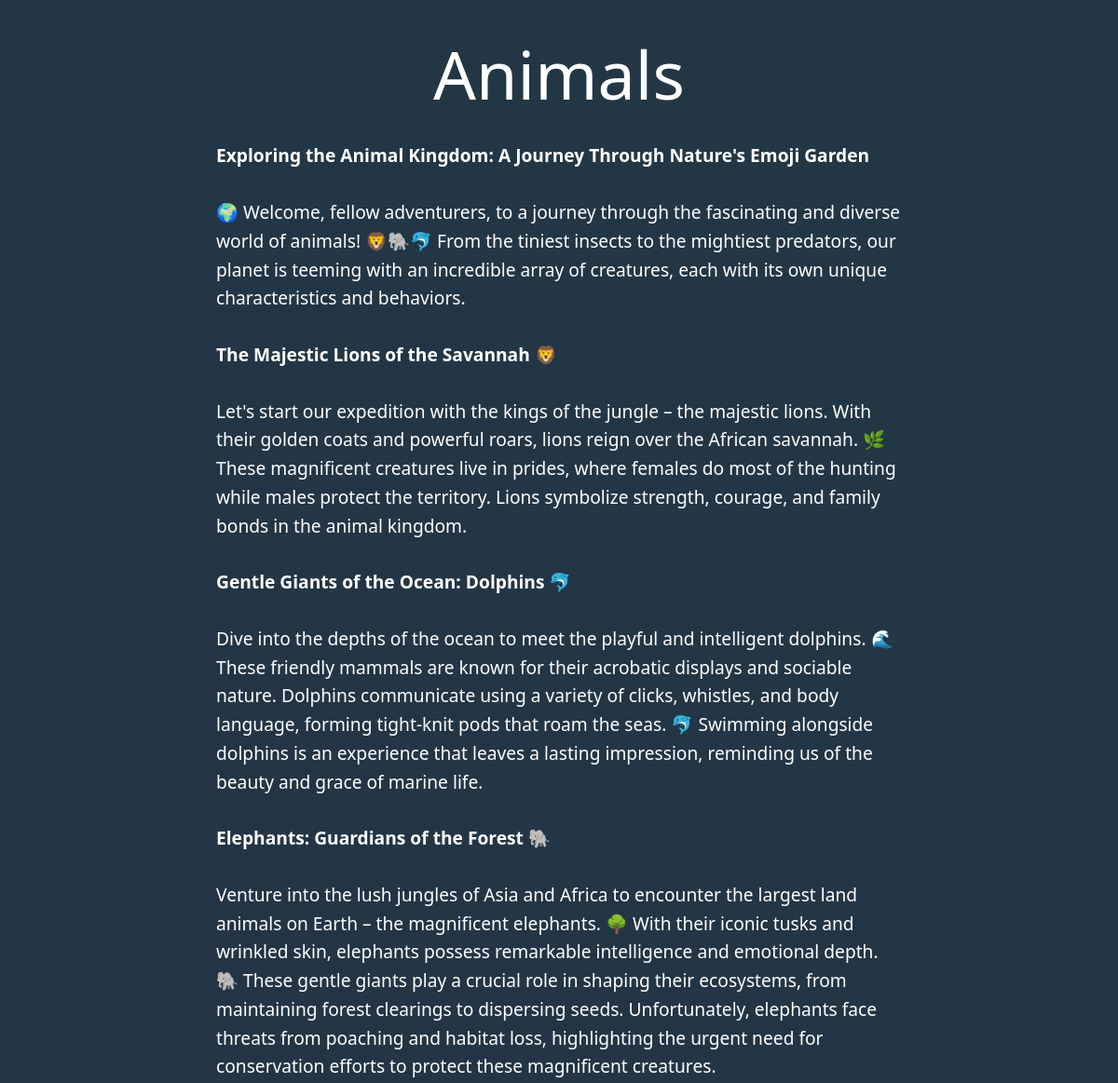
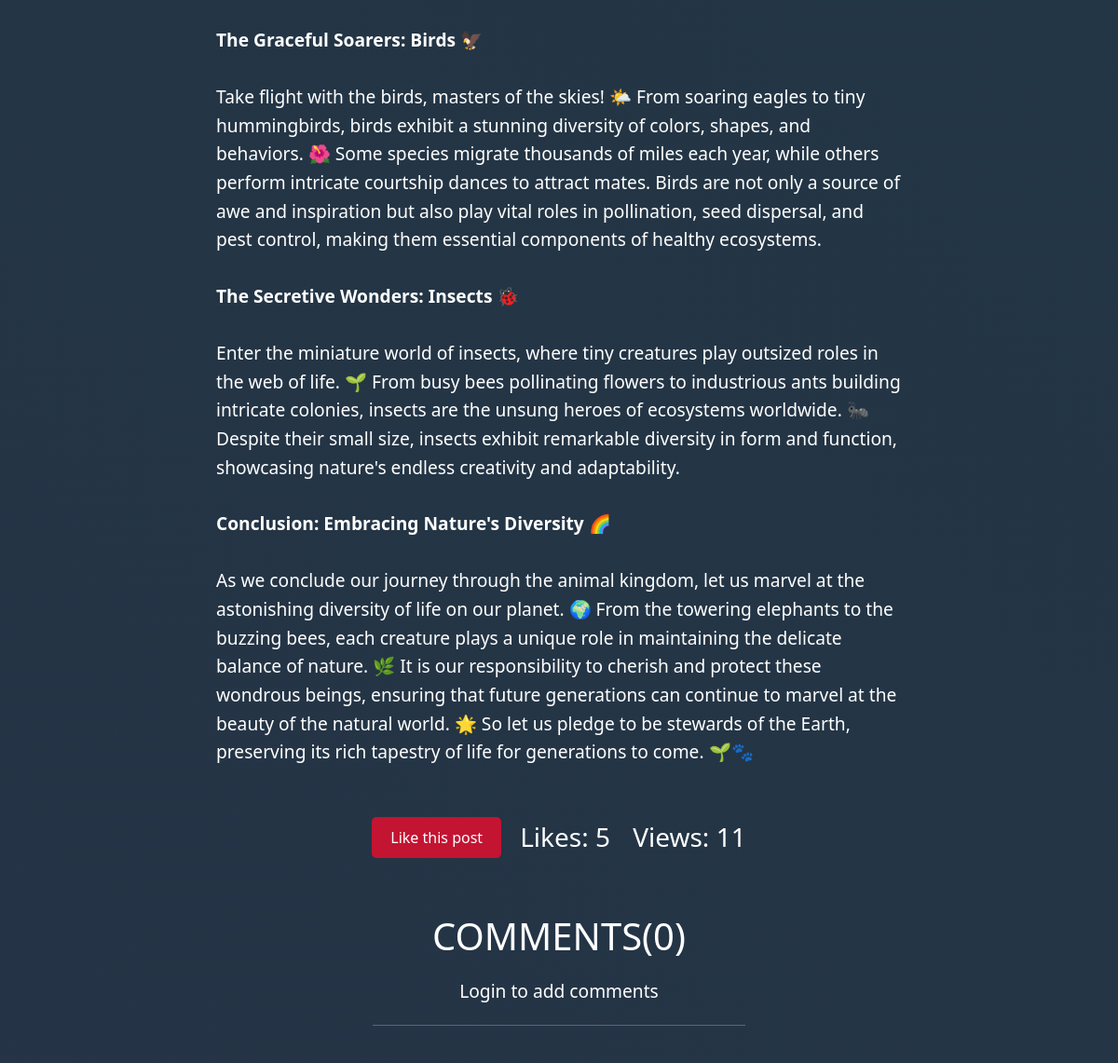
/blog_details/1/comment/, run on the app's committed database (2 pictures, top to bottom).
### myblogs/models.py (models this page shows, shortened)
class blog_post(models.Model):
    blog_name =models.CharField(max_length=100)
    cover_img=models.ImageField(upload_to='images/')
    blog_description=RichTextField(blank=True)
    blog_cat=models.ForeignKey(blog_category,on_delete=models.CASCADE)
    like_count=models.IntegerField(default=0, null=True)
    view_count=models.IntegerField(default=0, null=True)

class blog_category(models.Model):
    blog_cat = models.CharField(max_length=60,unique=True)
    blogcat_img = models.ImageField(upload_to='images/')
    blogcat_description=models.CharField(max_length=200)
    def __str__(self):
        return self.blog_cat

### myblogs/views.py (the view)
# urls.py: path('blog_details/<int:blog_id>/comment/', views.blog_details, name='blog_details'),
def blog_details(request, blog_id):
    obj = get_object_or_404(blog_post, pk=blog_id)
    if request.method == 'GET':
        z = obj.view_count
        z += 1
        obj.view_count = z
        obj.save()
    comments = obj.comments.all()
    new_comment = None  # Initialize new_comment to None by default
    if request.method == 'POST':
        comment_form = CommentForm(data=request.POST)
        if comment_form.is_valid():
            new_comment = comment_form.save(commit=False)
            new_comment.post = obj
            new_comment.save()
    else:
        comment_form = CommentForm()
    return render(request, 'myblogs/blog_details.html', {"obj": obj, 'comments':comments, 'new_comment': new_comment, 'comment_form': comment_form})

### myblogs/templates/myblogs/blog_details.html (shortened to what this page needs)
<!DOCTYPE html>
<html lang="en">
<head>
    <link href="https://cdn.jsdelivr.net/npm/bootstrap@5.3.2/dist/css/bootstrap.min.css" rel="stylesheet">
    <link rel="stylesheet" href="https://cdnjs.cloudflare.com/ajax/libs/font-awesome/5.15.4/css/all.min.css" />
</head>
<body>
    <div class="animated-background"></div>
    <div class="container mt-2">
        <div class="row">
            <div class="col-lg-8 mx-auto">
                <h1 class="text-center mt-2" style="color: white; font-size: 4.5rem;">{{ obj.blog_cat }}</h1>
                <p>{{ obj.blog_description|safe }}</p>
            </div>
        </div>
    </div>
    <div class="container text-center mt-4">
        <div style="display: flex; justify-content: center; align-items: center;">
            <a href="{% url 'add_like' obj.id %}" class="btn btn-custom" style="background-color: #c31432; color: #fff; border: none; padding: 10px 20px; text-decoration: none; border-radius: 5px;">Like this post</a>
            <span style="margin-left: 20px;">
                <h3 style="display: inline;">Likes: {{obj.like_count}}</h3>
                <h3 style="display: inline; margin-left: 20px;">Views: {{obj.view_count}}</h3>
            </span>
        </div>
    </div>
   {% with comment_count=obj.comments.count %}
   <div class="comments-container text-center" style="margin: auto; width: 100%; max-width: 800px;">
       <h1 style="margin-bottom: 20px; margin-top: 60px; color: white; text-align: center;">COMMENTS({{ comment_count }})</h1>
       {% if user.is_authenticated %}
           <form method="post" action="{% url 'add_comment' blog_id=obj.id %}" style="margin-bottom: 20px; text-align: center;">
               {% csrf_token %}
               <input type ="text" name="text" placeholder="Add a public comment" style="margin-bottom: 20px;">
               <button type="submit" class="btn btn-primary" style="display: block; margin: 0 auto;">Submit</button>
           </form>
       {% else %}
           <p style="margin-bottom: 20px; text-align: center; color: white;">Login to add comments</p>
       {% endif %}
       <hr style="width: 50%; margin: 20px auto; border-color: white;">
   </div>
{% endwith %}
</body>
</html>

### myblogs/templates/myblogs/blog_details.html (style rules this page uses)
body { background: linear-gradient(to right, #bdc3c7, #2c3e50); color: #fff; padding: 20px; }
.animated-background { position: fixed; top: 0; left: 0; width: 100%; height: 100%; z-index: -1; background: linear-gradient(45deg,#292e49, #203a43); background-size: 400% 400%; animation: gradient 15s ease infinite; }
p { font-size: 1.2rem; line-height: 1.6; margin-bottom: 30px; color: #fff; }

### data on the page
blog_post: blog_cat "Animals", blog_description "Exploring the Animal Kingdom: A Journey Through Nature's Emoji Garden 🌍 Welcome, fellow adventurers, to a journey through the fascinating and diverse world of animals! 🦁🐘🐬 From the tiniest insects to the mightiest predators, our planet is teeming with an incredible array of creatures, each with its own unique characteristics and behaviors. The Majestic Lions of the Savannah 🦁 Let's start our expedition with the kings of the jungle – the majestic lions. With their golden coats and powerful roars, lions reign over the African savannah. 🌿 These magnificent creatures live in prides, where females do most of the hunting while males protect the territory. Lions symbolize strength, courage, and…", like_count "5", view_count "11"

### other printed values
{{ comment_count }} "0"
